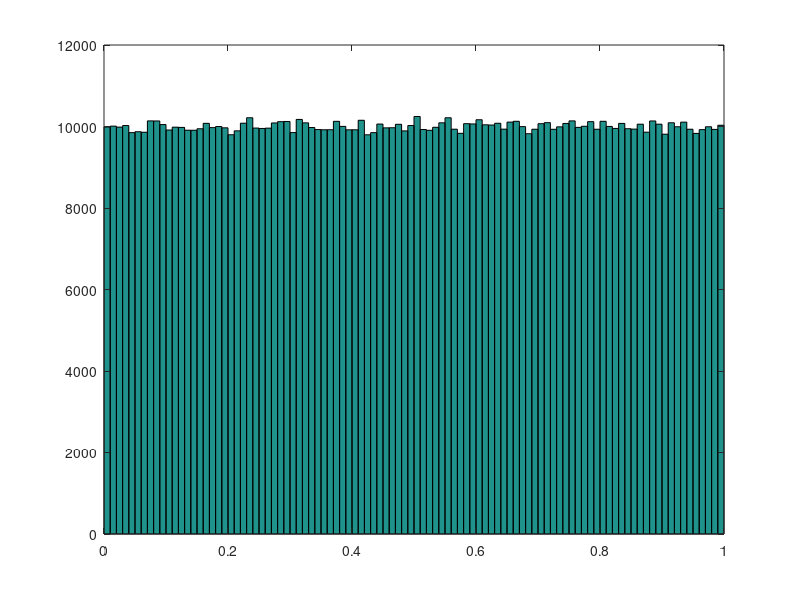
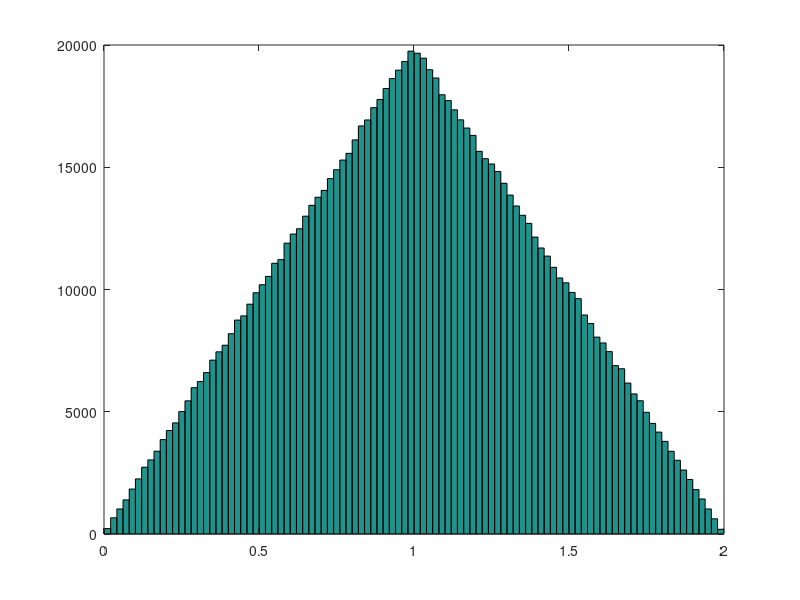
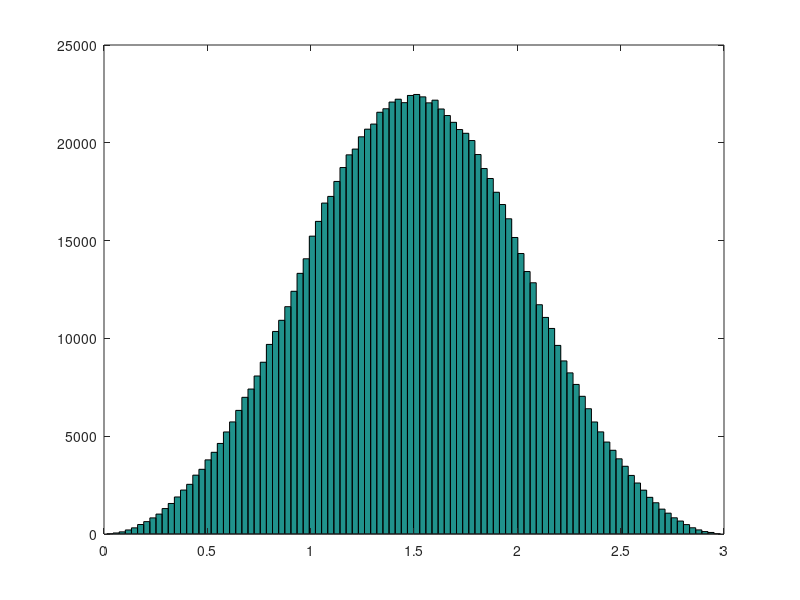
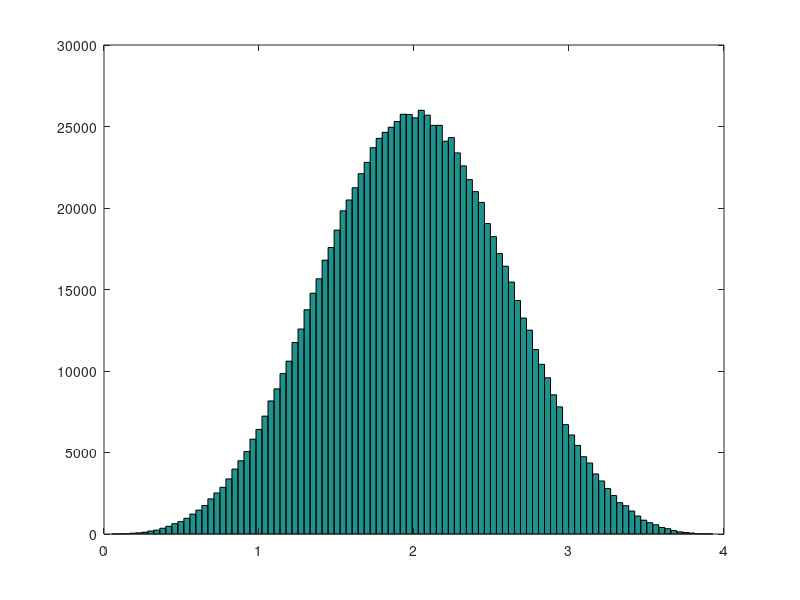

Source code (MATLAB) for these figures, in order:
%demonstration for convergence in characteristic function of a large sum to normal
%distribution (Central limit theorem)
%G. Paschos
clear all;

%number of retrials
N=6;

%number of samples
n=1000000;

%number of bins for the histogram
bins=100;


%choose a distribution
M=unifrnd(0,1,n,N);

for i=1:N
    figure
    hist(sum(M(:,1:i),2),bins)
end
figure
hist(normrnd(0.5*N,1/3*sqrt(N),n,1),bins)
